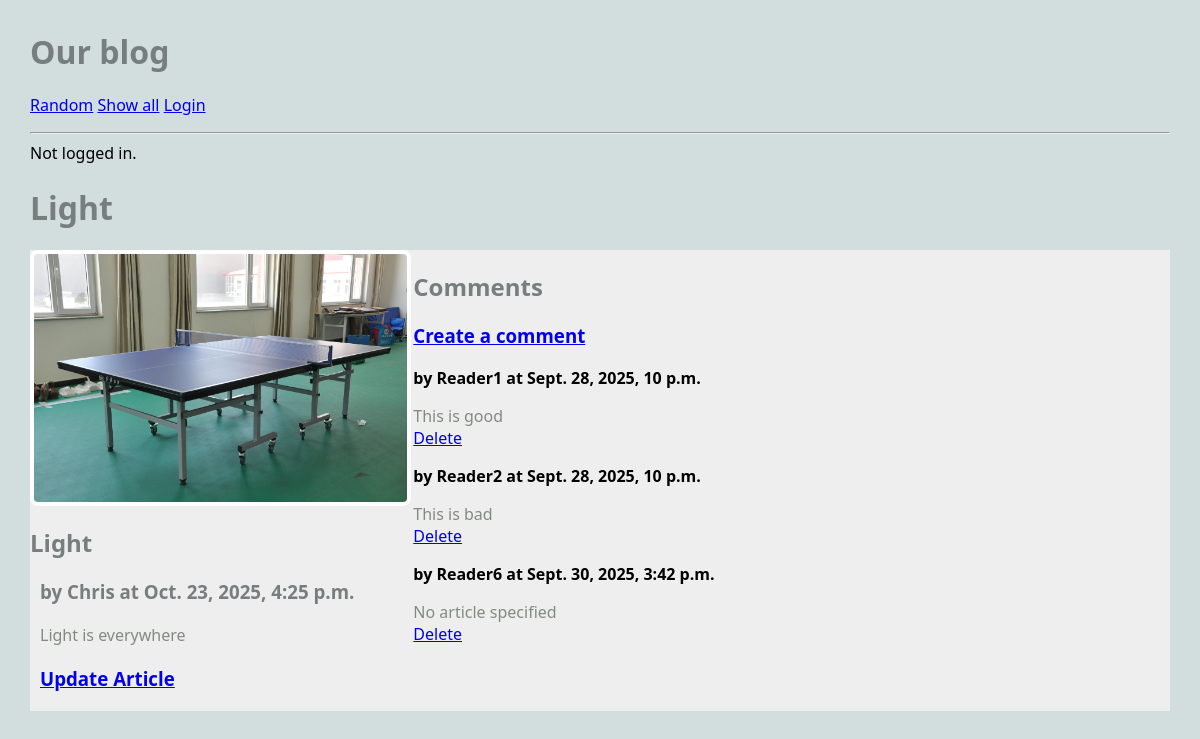
Screenshot of /blog/article/2 with the database file from the repository.
### blog/models.py (models this page shows, shortened)
class Article(models.Model):
    title = models.TextField(blank=True)
    author = models.TextField(blank=True)
    text = models.TextField(blank=True)
    published = models.DateTimeField(auto_now=True)
    image_file = models.ImageField(blank=True)
    user = models.ForeignKey(User, on_delete=models.CASCADE)
    def get_all_comments(self):
        comments = Comment.objects.filter(article=self)
        return comments

class Comment(models.Model):
    article = models.ForeignKey(Article, on_delete=models.CASCADE)
    author = models.TextField(blank=False)
    text = models.TextField(blank=False)
    published = models.DateTimeField(auto_now=True)

### blog/views.py (the view)
# urls.py: path("article/<int:pk>", ArticleView.as_view(), name="article"),
class ArticleView(DetailView):
    model = Article
    template_name = "blog/article.html"
    context_object_name = "article"

### blog/templates/blog/article.html
{% extends 'blog/base.html' %}
{% block content %}
<h1>{{article.title}}</h1>
<main class="grid-container">
    <article>
        {% if article.image_file %}
        <img src="{{article.image_file.url}}" alt="">
        {% else %}
        <h3>No Image</h3>
        {% endif %}
        <div>
            <h2>{{article.title}}</h2>
            <h3>by {{article.author}} at {{article.published}}</h3>
            <p>
                {{article.text}}
            </p>
            <h3>
                <a href="{% url 'update_article' article.pk %}">Update Article</a>
            </h3>
        </div>
    </article>
    <div>
        <h2>Comments</h2>
        <h3>
            <a href="{% url 'create_comment' article.pk %}">Create a comment</a>
        </h3>
        {% for comment in article.get_all_comments %}
            <div>
                <strong>by {{comment.author}} at {{comment.published}}</strong>
                <p>
                    {{comment.text}}
                    <br>
                    <a href="{% url 'delete_comment' comment.pk %}">Delete</a>
                </p>
            </div>
        {% endfor %}
    </div>
</main>
{% endblock %}

### static/styles-blog.css (style rules this page uses)
body { margin: 30px; background: #d1dedd; font-family:'Segoe UI', Tahoma, Geneva, Verdana, sans-serif; }
h1, h2, h3 { color: #767f7e; }
p { color: #828b82; }
.grid-container { background: #eee; max-width: 900px; display: grid; grid-template-columns: repeat(3, 1fr); grid-gap: 10px; max-width: 1200px; margin: 20px auto; }
article img, article.featured img { width: 100%; border: 4px solid #fff; border-radius: 8px; }
article p, article h3 { margin: 20px 10px; }

### rows the page displays
Article: title "Light", image_file (picture), author "Chris", published "Oct. 23, 2025, 4:25 p.m.", text "Light is everywhere"
Comment: author "Reader1", published "Sept. 28, 2025, 10 p.m.", text "This is good"
Comment: author "Reader2", published "Sept. 28, 2025, 10 p.m.", text "This is bad"
Comment: author "Reader6", published "Sept. 30, 2025, 3:42 p.m.", text "No article specified"
